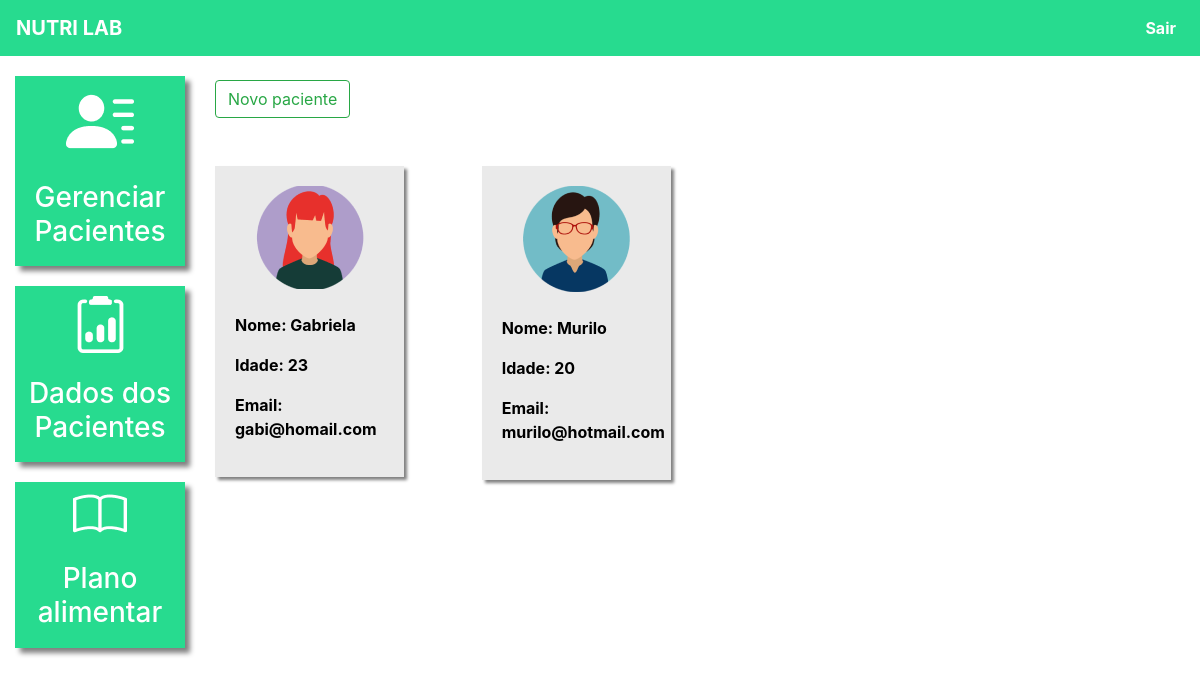
Page /pacientes/ (signed in) on the committed database.
### plataforma/models.py (models this page shows, shortened)
class Pacientes(models.Model):
    choices_sexo = (('F', 'Feminino'),
                    ('M', 'Maculino'))
    nome = models.CharField(max_length=50)
    sexo = models.CharField(max_length=1, choices=choices_sexo)
    idade = models.IntegerField()
    email = models.EmailField()
    telefone = models.CharField(max_length=19)
    nutri = models.ForeignKey(User, on_delete=models.CASCADE)

### plataforma/views.py (the view, shortened to what this page needs)
# urls.py: path('pacientes/', views.pacientes, name='pacientes'),
@login_required(login_url='/auth/login/')
def pacientes(request):
    if request.method =="GET":
        pacientes = Pacientes.objects.filter(nutri = request.user)
        return render(request, 'pacientes.html',{'pacientes':pacientes})

### plataforma/templates/pacientes.html (shortened to what this page needs)
{% extends 'base_plataforma.html' %}
{% load static %}
{% block 'plataforma' %}
<br>
<button type="button" class="btn btn-outline-success" data-toggle="modal" data-target="#modal">
  Novo paciente
</button>
<br>
<br>
<br>
    <div  class="row">
        {% for paciente in pacientes%}
        <div class="col-md-4">
            <a href="#" class="link-hover">
                <div class="card-paciente">
                    <div class="foto-perfil">
                        {% if paciente.sexo == "M"%}
                            <img src="{% static 'plataforma/img/perfil2.png' %}">
                        {% else %}
                            <img src="{% static 'plataforma/img/perfil1.png' %}">
                        {% endif %}
                    </div>
                    <br>
                    <p class="dados">Nome: {{paciente.nome}}</p>
                    <p class="dados">Idade: {{paciente.idade}}</p>
                    <p class="dados">Email: {{paciente.email}}</p>
                </div>
            </a>
        </div>
        {% endfor %}
    </div>
{% endblock%}

### templates/static/plataforma/css/css.css (style rules this page uses)
.card-paciente { background-color: #EAEAEA; width: 80%; box-shadow: 3px 3px 3px gray; padding: 20px; color: black; }
.foto-perfil { text-align: center; }
.dados { font-weight: bold; }

### rows in the picture
Pacientes: nome "Gabriela", idade "23", email "gabi@homail.com"
Pacientes: nome "Murilo", idade "20", email "murilo@hotmail.com"
